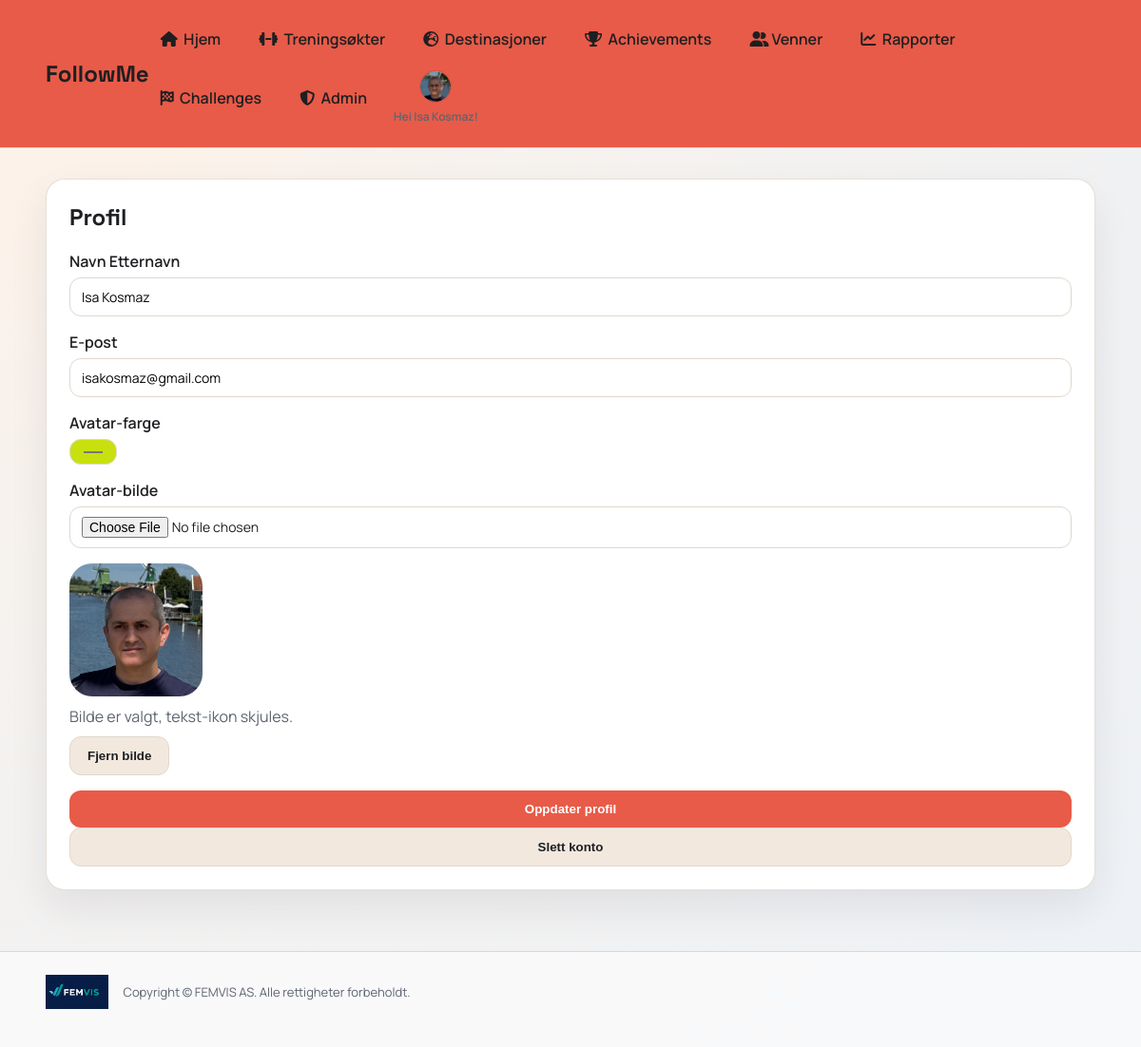
The app's page /profile (signed in) with its own data.
### app.py (models this page shows)
class User(db.Model):
    id = db.Column(db.Integer, primary_key=True)
    username = db.Column(db.String(40), unique=True, nullable=False)
    full_name = db.Column(db.String(120), nullable=False)
    email = db.Column(db.String(120), unique=True, nullable=False)
    password_hash = db.Column(db.String(255), nullable=False)
    role = db.Column(db.String(20), default="user", nullable=False)
    avatar_color = db.Column(db.String(20), default="#2d7d46", nullable=False)
    avatar_icon = db.Column(db.String(20), default="boot", nullable=False)
    avatar_image = db.Column(db.String(255), nullable=True)
    created_at = db.Column(db.DateTime, default=datetime.utcnow, nullable=False)

### app.py (the view, shortened to what this page needs)
@app.route("/profile", methods=["GET", "POST"])
@login_required
def profile():
    user = get_current_user()
    return render_template("profile.html", user=user)

### app.py (called while the page is built)
def login_required(view):
    @wraps(view)
    def wrapper(*args, **kwargs):
        if "user_id" not in session:
            return redirect(url_for("login"))
        user = db.session.get(User, session["user_id"])
        if not user:
            session.clear()
            return redirect(url_for("login"))
        return view(*args, **kwargs)
    return wrapper

def get_current_user():
    if "user_id" not in session:
        return None
    user = db.session.get(User, session["user_id"])
    if not user:
        session.clear()
        return None
    return user

### templates/profile.html
{% extends "base.html" %}
{% set title = "Profil" %}
{% block content %}
<section class="card">
  <h2>Profil</h2>
  <form method="post" class="form" enctype="multipart/form-data">
    <label>Navn Etternavn
      <input type="text" name="full_name" value="{{ user.full_name }}" required>
    </label>
    <label>E-post
      <input type="email" name="email" value="{{ user.email }}" required>
    </label>
    <label>Avatar-farge
      <input type="color" name="avatar_color" value="{{ user.avatar_color }}" style="background-color: {{ user.avatar_color }};">
    </label>
    <label>Avatar-bilde
      <input type="file" name="avatar_image" accept="image/*">
    </label>
    {% if user.avatar_image %}
      <div class="avatar-preview">
        <img src="{{ url_for('static', filename='uploads/' ~ user.avatar_image) }}" alt="Avatar">
        <span class="muted">Bilde er valgt, tekst-ikon skjules.</span>
        <button class="button secondary" type="submit" name="remove_avatar" value="1">Fjern bilde</button>
      </div>
    {% endif %}
    <button class="button" type="submit">Oppdater profil</button>
  </form>
  <form method="post" action="{{ url_for('profile_delete') }}" class="form" onsubmit="return confirm('Er du sikker på at du vil slette kontoen?');">
    <button class="button secondary" type="submit">Slett konto</button>
  </form>
</section>
{% endblock %}

### templates/base.html (shortened to what this page needs)
<!doctype html>
<html lang="no">
<head>
  <link rel="stylesheet" href="{{ url_for('static', filename='css/style.css') }}">
  <link rel="stylesheet" href="https://cdnjs.cloudflare.com/ajax/libs/font-awesome/6.5.2/css/all.min.css">
</head>
<body>
  <div class="app-shell">
    <header class="topbar">
      <a class="brand-link" href="{{ url_for('index') }}"><div class="brand">FollowMe</div></a>
      {% if user %}
      <div class="nav-shell">
        <nav class="nav">
          <a href="{{ url_for('index') }}" class="{% if request.path == url_for('index') %}active{% endif %}"><i class="fa-solid fa-house"></i>&nbsp; Hjem</a>
          <a href="{{ url_for('workouts') }}" class="{% if request.path.startswith(url_for('workouts')) %}active{% endif %}"><i class="fa-solid fa-dumbbell"></i>&nbsp; Treningsøkter</a>
          <a href="{{ url_for('destinations') }}" class="{% if request.path.startswith(url_for('destinations')) %}active{% endif %}"><i class="fa-solid fa-earth-europe"></i>&nbsp; Destinasjoner</a>
          <a href="{{ url_for('achievements') }}" class="{% if request.path.startswith(url_for('achievements')) %}active{% endif %}"><i class="fa-solid fa-trophy"></i>&nbsp; Achievements</a>
          <a href="{{ url_for('friends') }}" class="{% if request.path.startswith(url_for('friends')) %}active{% endif %}"><i class="fa-solid fa-user-group"></i> Venner</a>
          <a href="{{ url_for('reports') }}" class="{% if request.path.startswith(url_for('reports')) %}active{% endif %}"><i class="fa-solid fa-chart-line"></i>&nbsp; Rapporter</a>
          <a href="{{ url_for('challenges') }}" class="{% if request.path.startswith(url_for('challenges')) %}active{% endif %}"><i class="fa-solid fa-flag-checkered"></i>&nbsp; Challenges</a>
          {% if user.role == 'admin' %}
          <a href="{{ url_for('admin_dashboard') }}" class="{% if request.path.startswith('/admin') %}active{% endif %}"><i class="fa-solid fa-shield-halved"></i>&nbsp; Admin</a>
          {% endif %}
          <div class="nav-avatar-wrap">
            <a class="nav-avatar {% if user.avatar_image %}has-image{% endif %}" href="{{ url_for('profile') }}" style="--accent: {{ user.avatar_color }}" aria-label="Profil">
              {% if user.avatar_image %}
                <img src="{{ url_for('static', filename='uploads/' ~ user.avatar_image) }}" alt="Avatar">
              {% endif %}
            </a>
            <div class="nav-welcome">Hei {{ user.full_name }}!</div>
          </div>
        </nav>
      </div>
      {% endif %}
    </header>
    <main class="main">
      {% block content %}{% endblock %}
    </main>
    <footer class="footer">
      <div class="footer-inner">
        <img src="{{ url_for('static', filename='img/logo.jpg') }}" alt="FEMVIS AS logo">
        <p>Copyright © FEMVIS AS. Alle rettigheter forbeholdt.</p>
      </div>
    </footer>
  </div>
</body>
</html>

### static/css/style.css (style rules this page uses)
:root { --bg: #f6f2ee; --bg-2: #edf1f6; --card: #ffffff; --ink: #1e1f22; --muted: #5d6470; --accent: #2d7d46; --accent-2: #d96d4e; --stroke: #e0d7ce; }
* { box-sizing: border-box; }
body { margin: 0; font-family: "Manrope", sans-serif; color: var(--ink); background: radial-gradient(circle at top left, #fff1e6 0%, var(--bg) 35%, var(--bg-2) 100%); }
.app-shell { min-height: 100vh; }
.topbar { display: flex; align-items: center; justify-content: space-between; padding: 24px 48px; position: sticky; top: 0; backdrop-filter: blur(6px); background: #e85b48; border-bottom: 1px solid var(--stroke); z-index: 10; }
.brand { font-family: "Space Grotesk", sans-serif; font-size: 24px; font-weight: 700; }
.brand-link { text-decoration: none; color: inherit; }
.nav { display: flex; gap: 16px; flex-wrap: wrap; align-items: center; }
.nav a { text-decoration: none; color: var(--ink); font-weight: 600; padding: 6px 12px; border-radius: 999px; }
.nav a.nav-avatar { padding: 0; }
.nav-avatar { width: 34px; height: 34px; border-radius: 50%; background: var(--accent); display: flex; align-items: center; justify-content: center; color: #fff; font-weight: 700; overflow: hidden; border: 1px solid rgba(0, 0, 0, 0.08); padding: 0; }
.nav-avatar img { width: 100%; height: 100%; object-fit: cover; display: block; border-radius: 50%; }
.nav-avatar.has-image { background: transparent; }
.nav-avatar-wrap { position: relative; display: flex; align-items: center; flex-direction: column; gap: 6px; }
.nav-welcome { font-size: 12px; color: var(--muted); font-weight: 600; text-align: center; max-width: 140px; }
.nav-shell { display: flex; align-items: center; gap: 12px; position: relative; }
.main { padding: 32px 48px 64px; }
.footer { padding: 24px 48px 40px; border-top: 1px solid var(--stroke); background: rgba(255, 255, 255, 0.6); }
.footer-inner { display: flex; align-items: center; gap: 16px; flex-wrap: wrap; }
.footer-inner img { height: 36px; }
.footer-inner p { margin: 0; color: var(--muted); font-size: 13px; }
.avatar-preview { display: flex; align-items: flex-start; flex-direction: column; gap: 10px; }
.avatar-preview img { width: 140px; height: 140px; border-radius: 24px; object-fit: cover; }
.card { background: var(--card); border-radius: 20px; padding: 24px; box-shadow: 0 18px 40px rgba(29, 31, 34, 0.08); border: 1px solid rgba(224, 215, 206, 0.8); }
.card h2 { margin-top: 0; font-family: "Space Grotesk", sans-serif; }
.muted { color: var(--muted); }
.form { display: grid; gap: 16px; }
.form label { display: grid; gap: 6px; font-weight: 600; }
input, select { border: 1px solid var(--stroke); border-radius: 12px; padding: 10px 12px; font-size: 14px; font-family: "Manrope", sans-serif; }
.button { background: #e85b48; color: #fff; border: none; padding: 12px 18px; border-radius: 12px; font-weight: 700; cursor: pointer; text-decoration: none; display: inline-block; text-align: center; }
.button.secondary { background: #f2e8de; color: var(--ink); border: 1px solid var(--stroke); }

### records on screen
User: avatar_image (picture), full_name "Isa Kosmaz", email "isakosmaz@gmail.com", avatar_color "#c8e010"
